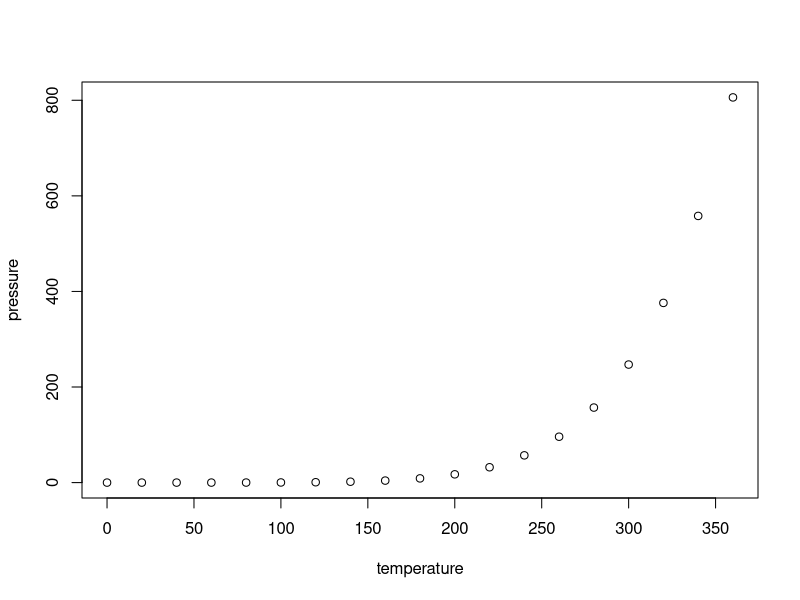
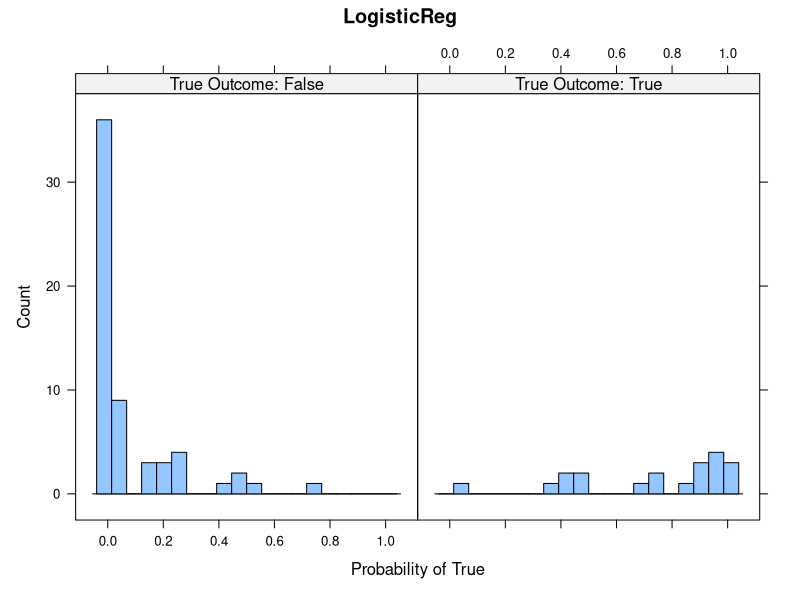

The R script that drew these images, in order: (Note: this script raises an error after producing the figures.)
## ---- chunk 1
knitr::opts_chunk$set(echo = TRUE)
## ---- chunk 2
summary(cars)
## ---- chunk 3
plot(pressure)
## ---- chunk 4
# create positive class sample with 2 descriptive features
set.seed(3)
f1 <- rnorm(100, mean = 6, sd = 1.2)
set.seed(4)
f2 <- rnorm(100, mean = 6, sd = 1.2)
P.data <- cbind(f1,f2)

# create positive class sample with 2 descriptive features
set.seed(7)
f1 <- rnorm(300, mean = 4, sd = 1.2)
set.seed(8)
f2 <- rnorm(300, mean = 4, sd = 1.2)
N.data <- cbind(f1,f2)

# combine all samples
data.mat <- data.frame(rbind(P.data, N.data), Class = rep(c(1,0), time = c(nrow(P.data), nrow(N.data))))
## ---- chunk 5
data.mat$Label <- ifelse(data.mat$Class == 1, "True", "False")
data.mat$Class <- NULL
## ---- chunk 6
# Load the "caret" package. This package is used to partition data, training and test classification model.
library(caret)
set.seed(1)
inTrain <- createDataPartition(data.mat$Label, p = .8)[[1]]
dataTrain <- data.mat[ inTrain, ]
dataTest <- data.mat[-inTrain, ]
## ---- chunk 7
set.seed(1)
logisticReg_1 <- train(Label ~ ., data = dataTrain, method = "glm", trControl = trainControl(method = "repeatedcv", repeats = 5))
logisticReg_1
## ---- chunk 8
summary(logisticReg_1)
## ---- chunk 9
logisticReg_1$finalModel
## ---- chunk 10
# Create prediction function that takes in a logistic regression model and extract some prediction information from this model on predicting test set and subsequently return these prediction information.
PredictFunc <- function(logisticReg) {
  dataResults <- data.frame(obs = dataTest$Label)
  dataResults$prob <- predict(logisticReg, dataTest, type = "prob")[, "True"]
  dataResults$pred <- predict(logisticReg, dataTest)
  dataResults$Label <- ifelse(dataResults$obs == "True", 
                              "True Outcome: True", 
                              "True Outcome: False")
  return(dataResults)
}

# Now use the three models that we created above to perform classification on the test set of the data. 
dataResult_Logistic <- PredictFunc(logisticReg_1)
## ---- chunk 11
library(gridExtra)
hist1 <- histogram(~prob|Label, data = dataResult_Logistic, layout = c(2, 1), nint = 20, xlab = "Probability of True",
          type = "count", main="LogisticReg")
hist1
## ---- chunk 12
# Now, create the confusion matrix from the test set.
confusionMatrix(data = dataResult_Logistic$pred, 
                reference = dataResult_Logistic$obs)
## ---- chunk 13
set.seed(2)
LDA <- train(Label ~ .,
                     data = dataTrain,
                     method = "lda",
                     trControl = trainControl(method = "repeatedcv", 
                                              repeats = 5))
LDA
## ---- chunk 14
summary(LDA)
## ---- chunk 15
LDA$finalModel
## ---- chunk 16
# Create prediction function that takes in a LDA model and extract some prediction information from this model on predicting test set and subsequently return these prediction information.
PredictFunc <- function(model) {
  dataresutLDA <- data.frame(obs = dataTest$Label)
  dataresutLDA$prob <- predict(model, dataTest, type = "prob")[, "True"]
  dataresutLDA$pred <- predict(model, dataTest)
  dataresutLDA$Label <- ifelse(dataresutLDA$obs == "True", 
                              "True Outcome: True", 
                              "True Outcome: False")
  return(dataresutLDA)
}

dataresult_LDA <- PredictFunc(LDA)
## ---- chunk 17
library(gridExtra)
hist1 <- histogram(~prob|Label, data = dataresult_LDA, layout = c(2, 1), nint = 20, xlab = "Probability of malignancy", type = "count", main="LDA")
hist1
## ---- chunk 18
confusionMatrix(data = dataresult_LDA$pred, 
                reference = dataresult_LDA$obs)
## ---- chunk 19
set.seed(3)
KNN <- train(Label ~ .,
                     data = dataTrain,
                     method = "knn",
                     trControl = trainControl(method = "repeatedcv", 
                                              repeats = 5))

KNN
## ---- chunk 20
summary(KNN)
## ---- chunk 21
KNN$finalModel
## ---- chunk 22
# Create prediction function that takes in a KNN model and extract some prediction information from this model on predicting test set and subsequently return these prediction information.
PredictFunc <- function(model) {
  results <- data.frame(obs = dataTest$Label)
  results$prob <- predict(model, dataTest, type = "prob")[, "True"]
  results$pred <- predict(model, dataTest)
  results$Label <- ifelse(results$obs == "True",
                              "True Outcome: True", 
                              "True Outcome: False")
  return(results)
}

# Now use the three models that we created above to perform classification on the test set of the data. 
resultKNN <- PredictFunc(KNN)
## ---- chunk 23
confusionMatrix(data = resultKNN$pred, 
                reference = resultKNN$obs)
## ---- chunk 24
library(caret)
library(class)
set.seed(10)
part = createFolds(y = dataTrain$Label,
                   k = 5)

knn1.err = c()
knn5.err = c()
knn10.err = c()
for(i in 1:5){testIndex = part[[i]]
          testData = dataTrain[testIndex,]
          trainData = dataTrain[-testIndex,]
          
          knn1 = knn(train = trainData[,-3],
                  test = testData[,-3],
                  cl = trainData[,3],
                  k =1)
          knn1.err[i]= sum(knn1 != testData[,3])
           
          knn5 = knn(train = trainData[,-3],
                  test = testData[,-3],
                  cl = trainData[,3],
                  k =5)
          knn5.err[i]= sum(knn5 != testData[,3])
          
          knn10 = knn(train = trainData[,-3],
                  test = testData[,-3],
                  cl = trainData[,3],
                  k =10)
          knn10.err[i]= sum(knn10 != testData[,3])
          }
mean(knn1.err)
mean(knn5.err)
mean(knn10.err)
## ---- chunk 25
print("k = 10 is optimal")
## ---- chunk 26
print("Yes , it is valid to use to evaluate the performance of optimised KNN classifier because the test set was unseen and not being used for model before. so it is OK to use the test set to validate the k")
